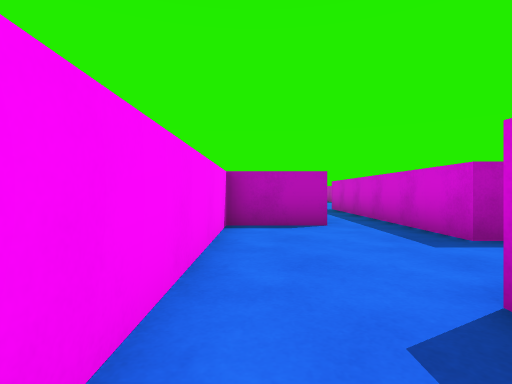
[1] (above)

22 first-person views from a walk through a Unity game level. The camera is 0.62 m above the floor, looks level and sees 80° across. The floor is counted in squares, 1 m on a side. Each view is taken from the middle of a square. On the plan, view 1 faces up. The plan holds only what a view shows up to about 9 squares ahead; the rest is blank. The player is left out.

[2]
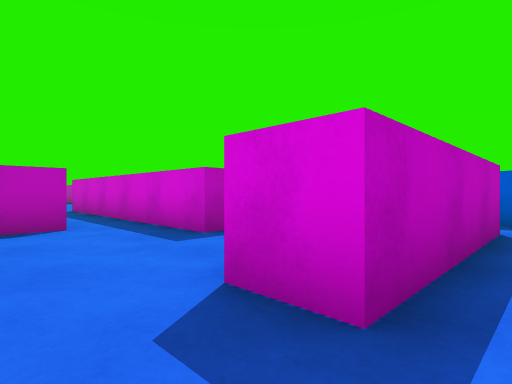

[3]
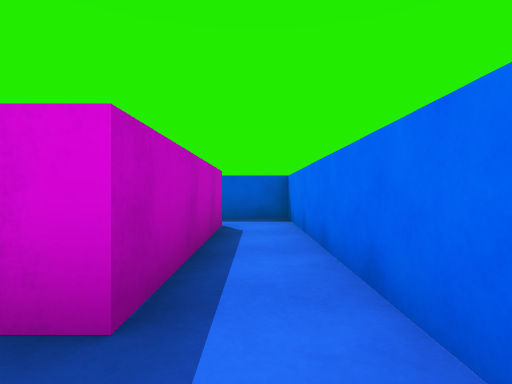

[4]
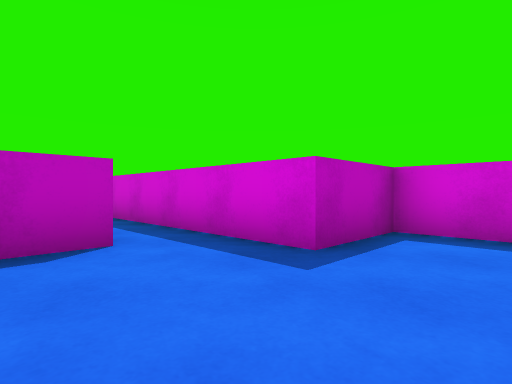

[5]
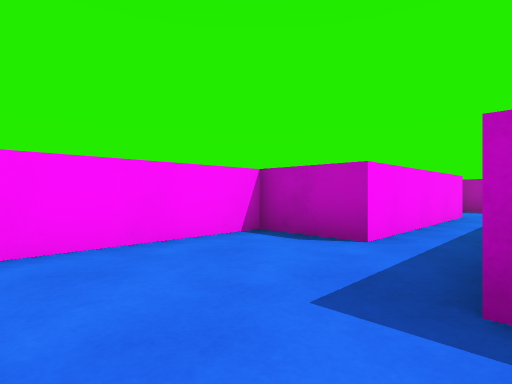

[6]
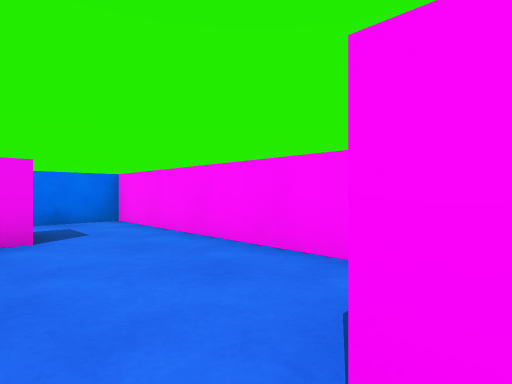

[7]
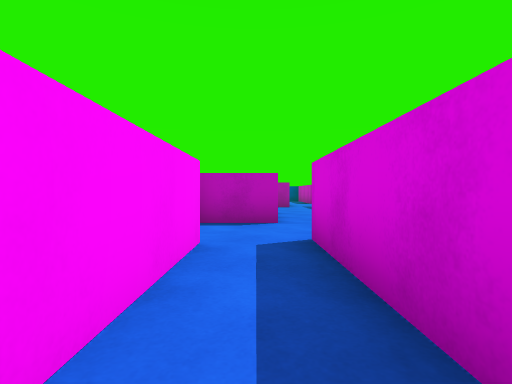

[8]
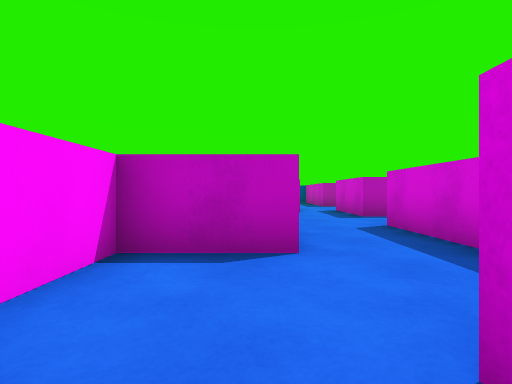

[9]
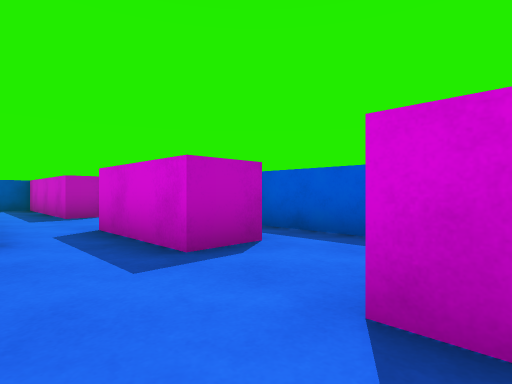

[10]
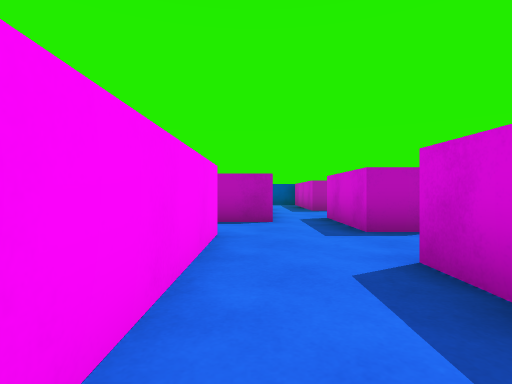

[11]
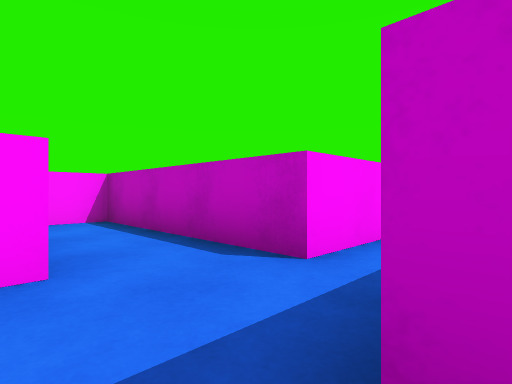

[12]
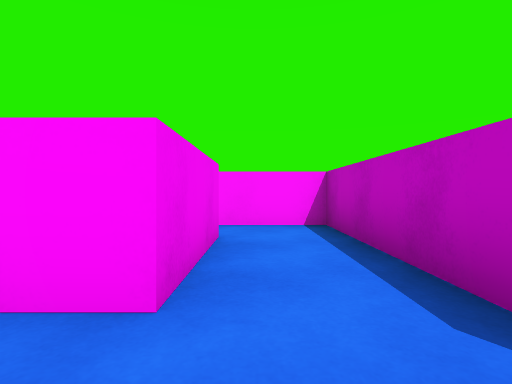

[13]
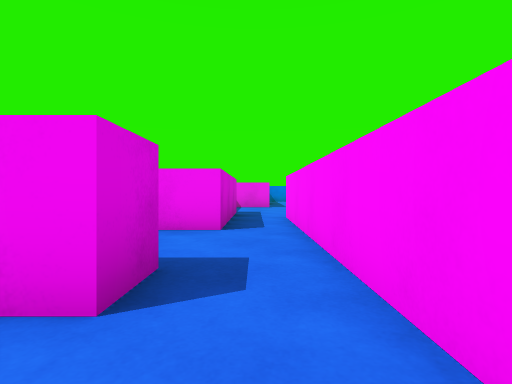

[14]
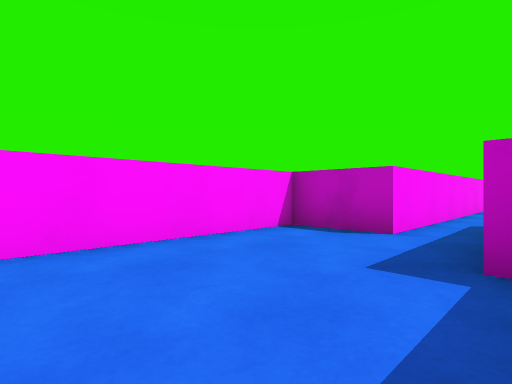

[15]
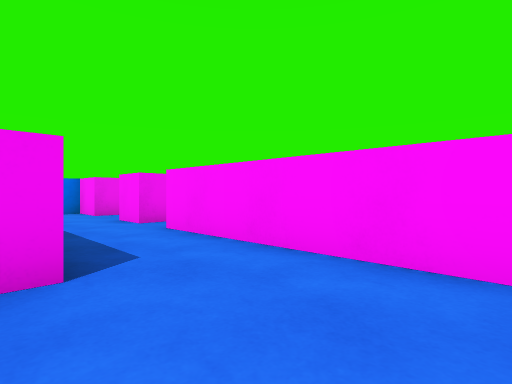

[16]
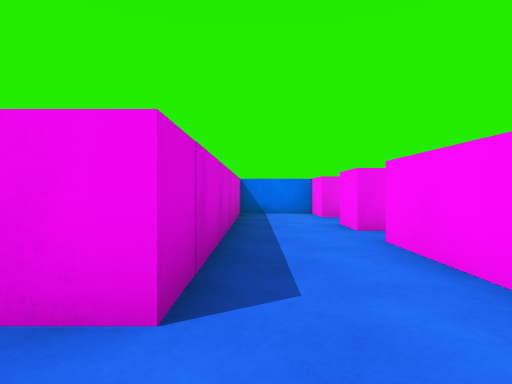

[17]
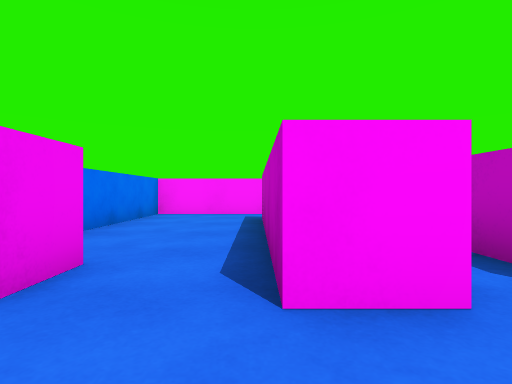

[18]
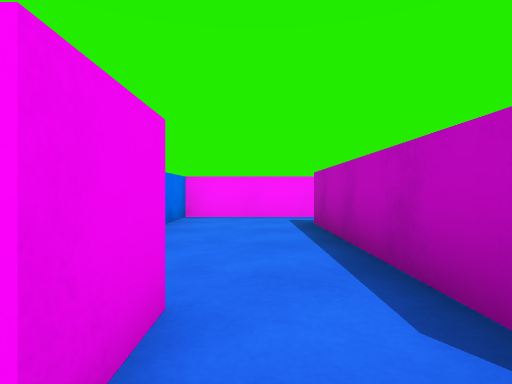

[19]
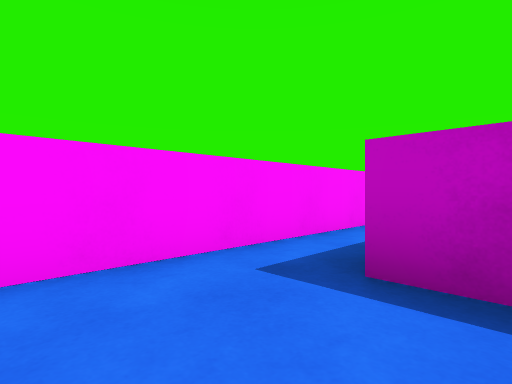

[20]
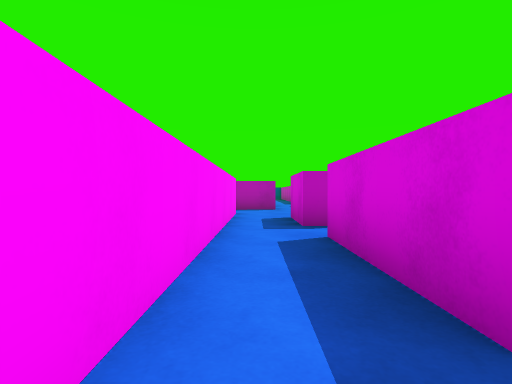

[21]
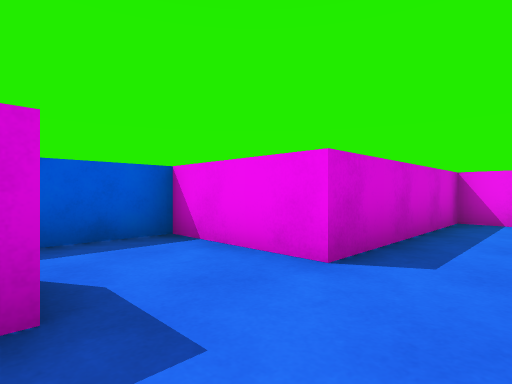

[22]
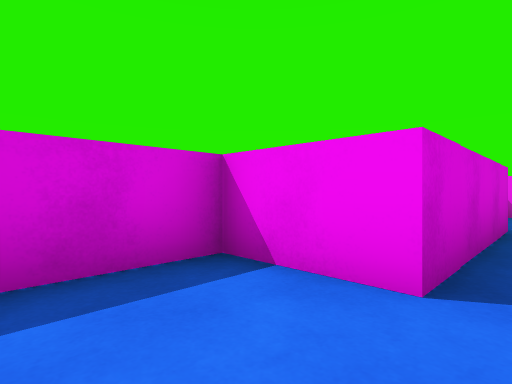

### Floor plan
Ten units are one square. View 1 is at (0, 0); x grows to the right and y downward. Boxes are objects, and circles mark ways between rooms. Rooms are numbered by the first view taken in them; rooms with no view inside come last. Other rooms are left out.
<svg viewBox="-111 -215 187 228">
<path fill="none" stroke="#000" d="M56 -6 13 -6M-5 -4 -5 8 71 8 71 -9M47 -24 47 -38 27 -38 27 -110M13 -6 13 -16M13 -108 13 -56 -5 -56 -5 -4M59 -177 47 -177 47 -204M-2 -175 24 -175 24 -136M33 -210 33 -193 -17 -193 -17 -176M35 -110 44 -110 44 -157 71 -157 71 -190M-4 -99 -4 -140M-36 -31 -36 -21M-36 -5 -36 8 -15 8 -15 -66 0 -66M-17 -146 -17 -116 -36 -116 -36 -41M-46 -5 -36 -5M-36 -21 -90 -21 -90 -53M-106 -54 -106 8 -69 8M-2 -165 -2 -175M-4 -140 13 -140 13 -159M-17 -176 -17 -146M25 -131 6 -131 6 -116M-90 -70 -90 -76M-86 -65 -92 -65M-106 -84 -106 -54"/>
<circle cx="5" cy="-10" r="3" fill="#2a7"/>
<circle cx="20" cy="-100" r="3" fill="#2a7"/>
<circle cx="-10" cy="-170" r="3" fill="#2a7"/>
<circle cx="30" cy="-120" r="3" fill="#2a7"/>
<circle cx="-40" cy="-10" r="3" fill="#2a7"/>
<circle cx="-10" cy="-140" r="3" fill="#2a7"/>
<circle cx="-100" cy="-50" r="3" fill="#2a7"/>
<text x="60" y="-20">1</text>
<text x="20" y="-40">2</text>
<text x="30" y="-170">3</text>
<text x="-20" y="-70">4</text>
<text x="-80" y="-10">5</text>
<text x="0" y="-160">6</text>
<text x="20" y="-120">7</text>
<text x="-100" y="-70">8</text>
</svg>
Room 1 opens to room 2. Room 2 opens to room 7. Room 3 opens to room 6. Room 3 opens to room 7. Room 4 opens to room 5. Room 4 opens to room 6. Room 5 opens to room 8.

Where each view was taken, in squares from view 1:
view 1: 0 up, 0 right, facing up
view 2: 0 up, 0 right, facing up-right
view 3: 0 up, 0 right, facing right
view 4: 2 up, 0 right, facing up-right
view 5: 2 up, 3 right, facing up-left
view 6: 6 up, 2 right, facing down-left
view 7: 7 up, 2 right, facing up
view 8: 10 up, 2 right, facing up
view 9: 15 up, 3 right, facing up-right
view 10: 13 up, 3 right, facing up
view 11: 17 up, 5 right, facing up-left
view 12: 18 up, 4 right, facing left
view 13: 19 up, 1 left, facing down
view 14: 7 up, 0 right, facing up-left
view 15: 9 up, 1 left, facing down-left
view 16: 8 up, 2 left, facing down
view 17: 2 up, 2 left, facing left
view 18: 1 up, 3 left, facing left
view 19: 0 up, 8 left, facing up-left
view 20: 1 up, 10 left, facing up
view 21: 18 up, 3 right, facing down-right
view 22: 16 up, 1 left, facing down-right
